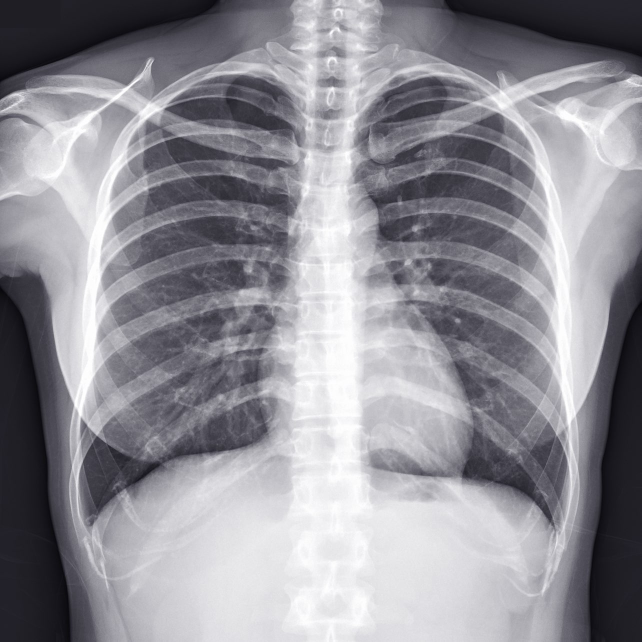
%> input picture radiograph1.jpg, 1283 x 1283 px (shown at 1/2 size)
$ octave psfmtfConv.m   (GNU Octave 9; MATLAB toolbox functions it lacks are replaced by stand-ins)
%> lines starting %> are read from the running program, lines starting %| are printed output that depends on the picture; in (x1, y1, x2, y2) boxes, pixels count from 0 and x2, y2 are one past the last pixel; in counts of white or black regions, pixels touching at a corner belong together; the program's own positions count from 1
f=imread('radiograph1.jpg');
%> f is the input picture: size 1283x1283x3 uint8; mean R, G, B 144.3, 143.2, 150.1
imshow(f);
%Aqui nos muestra la imagen en blanco y negro
%%
f=double(f(:,:,1))/255.0;%Solo sacamos un color el 1, cuando podemos el 255 porque lo volteamos
%> f: size 1283x1283 double
subplot(2,2,2);
imshow(f);
%Lo vamos a pasar a la escala de gris
%%
%g=f*h (f es el transfer function)
f=imresize(f,0.25);
%> f: size 321x321 double

figure(1);
subplot(2,2,1);

imshow(f,[]);
%mesh(f);
%% Convolucion
h=fspecial('disk',10);
subplot(2,2,3);
mesh(h); %disco que cada punto de la imagen esta pasando por el sol y esta mostrando la sombra

g=conv2(f,h,'same'); %funcion matematica que hace el proceso de imitar
subplot(2,2,4);
mesh(g);

subplot(2,2,2); %vemos la representacion como funcion matematica e imagen.
imshow(g);

%%
%Estamos selecionando un puntito que lo vamos a convertir en circulo (discos=sombra)
sz=size(f);
%> sz = [321 321]
fdot = zeros(sz(1),sz(2));
fdot(int16(sz(1)/2),int16(sz(2)/2))=1;
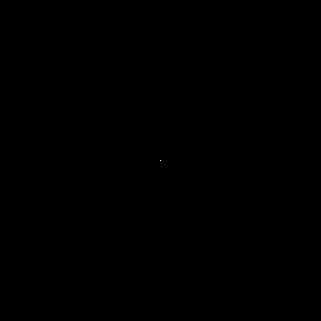
%> fdot: size 321x321 double; values 0 (black) and 1 (white), 0% white in thin lines or dots, all inside (x1, y1, x2, y2) = (160, 160, 161, 161)
fdot(int16(sz(1)/3),int16(sz(2)/2))=1; %agregamos otros dos puntos
%> fdot: size 321x321 double; values 0 (black) and 1 (white), 0% white in thin lines or dots, all inside (x1, y1, x2, y2) = (160, 106, 161, 161)
fdot(int16(sz(1)/2),int16(sz(2)/3))=1;
%> fdot: size 321x321 double; values 0 (black) and 1 (white), 0% white in thin lines or dots, all inside (x1, y1, x2, y2) = (106, 106, 161, 161)
subplot(2,2,1);
imshow(fdot);


h=fspecial('gaussian',17,4);
subplot(2,2,3);
mesh(h);


g=conv2(fdot,h,'same');
subplot(2,2,4);
mesh(g);


g=conv2(f,h,'same');
subplot(2,2,2);
imshow(g);


%% Imagen como senos y cosenos

sineimage=zeros(sz(1),sz(2));
for (x=1:sz(1))
    for(y=1:sz(2))
        f(y,x)=sin(x*0.1);
        sineimage(y,x)=sin((y+x)*0.1)*sin((x-y)*0.6); %podemos cambiar los ejes entre x o y, tambien se pueden juntar para ver frecuencias en todos los ejes, o combinarlos

    end
end
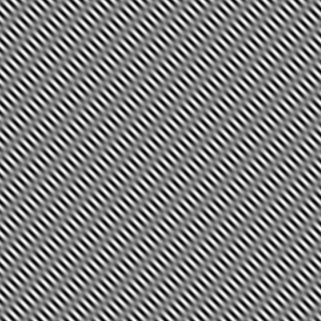
%> sineimage: size 321x321 double; min -1, max 1, mean -1.03e-19; drawn with min black and max white
figure(2);
subplot(2,2,1);
imshow(sineimage,[]);
subplot(2,2,2);
mesh(sineimage)

F=fft2(sineimage,sz(1),sz(2)); %separacion de frecuencias mas grande, frecuencia en y separacion mas angosta, bajamos la frecuencia de y de *0.1 a *0.2. Cambiamos la frecuencia de x de *0.5 a *1.0, muy alta. Afecta la separacion en x & y
subplot(2,2,3);
imshow(ffshift(abs(F)),[]);
%> (this line was passed over: ffshift is not available in this run)

subplot(2,2,4);
mesh(ffshift(abs(F)));
%> (this line was passed over: ffshift is not available in this run)
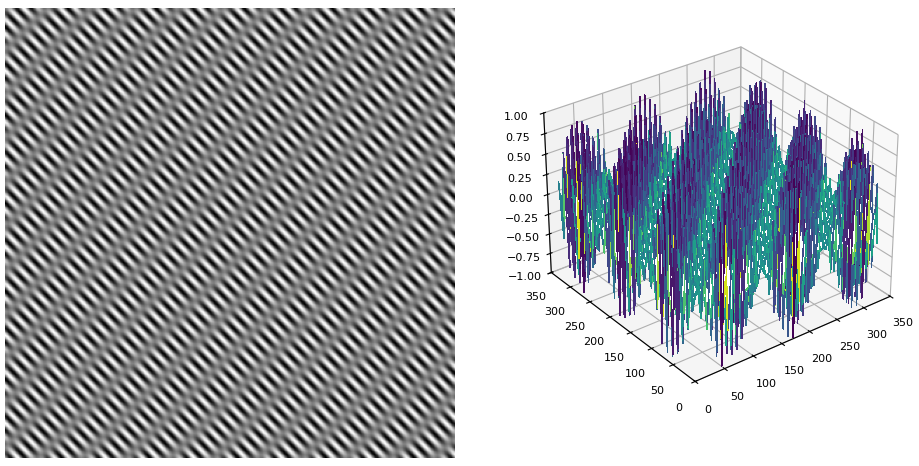
%> figure redrawn from the program's plot data, 2 panels

%%
figure(1)
subplot(2,2,1);
imshow(f,[]);

F=fft2(f,sz(1),sz(2));%fourier digital
h=fspecial('disk',10); %un function de disco que representa las ondas de fuentes extendidas
H=fft2(h,sz(1),sz(2)); %convolucion con H
G=F.*H; %is almost the same as conv2(f,h)
g=abs(ifft2(G));

subplot(2,2,2);
imshow(g,[]); %imagen 2
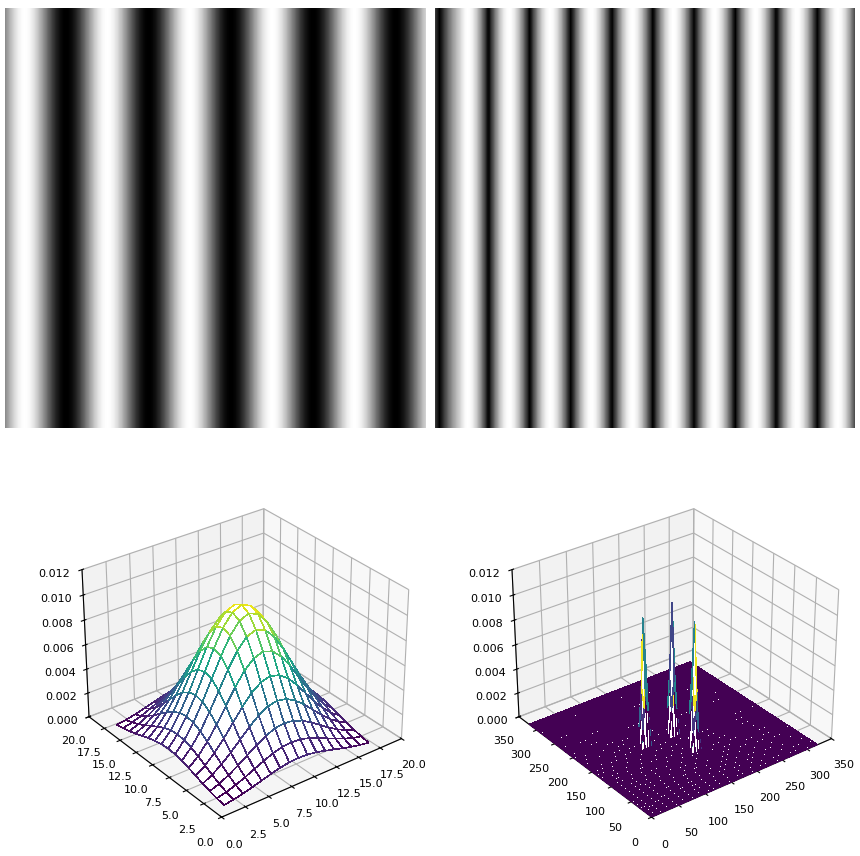
%> figure redrawn from the program's plot data, 4 panels

G=F.*abs(H); %quitarle la fase, artefacto de fourier
g=abs(ifft2(G));
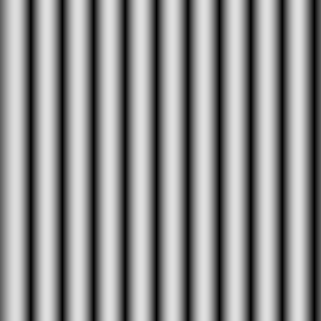
%> g: size 321x321 double; min 0.00541, max 0.883, mean 0.557
subplot(2,2,3);
imshow(g,[]);%F*absH
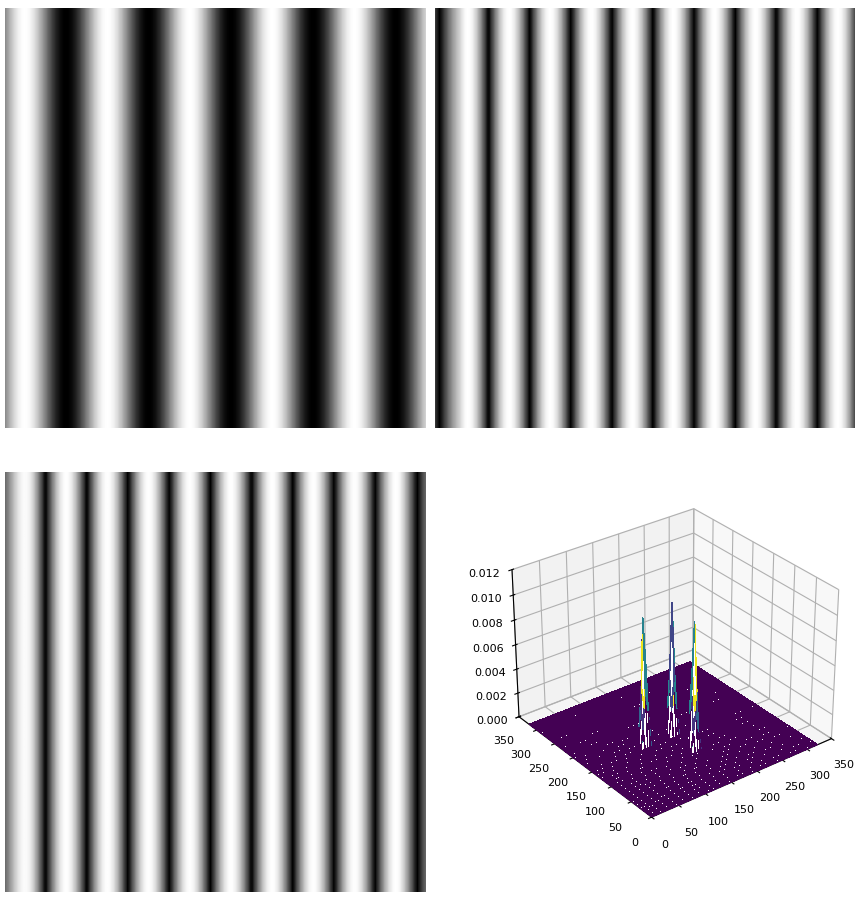
%> figure redrawn from the program's plot data, 4 panels
g2 = conv2(f,h,'same');
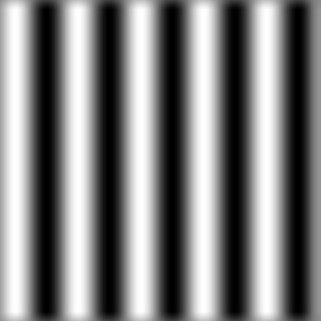
%> g2: size 321x321 double; min -0.88, max 0.88, mean 0.00301; drawn with min black and max white

subplot(2,2,4);
imshow(g2,[]); %f*h convolucion


%convolucion es la integral de la integreal de F(x,y)absH(x,y)
